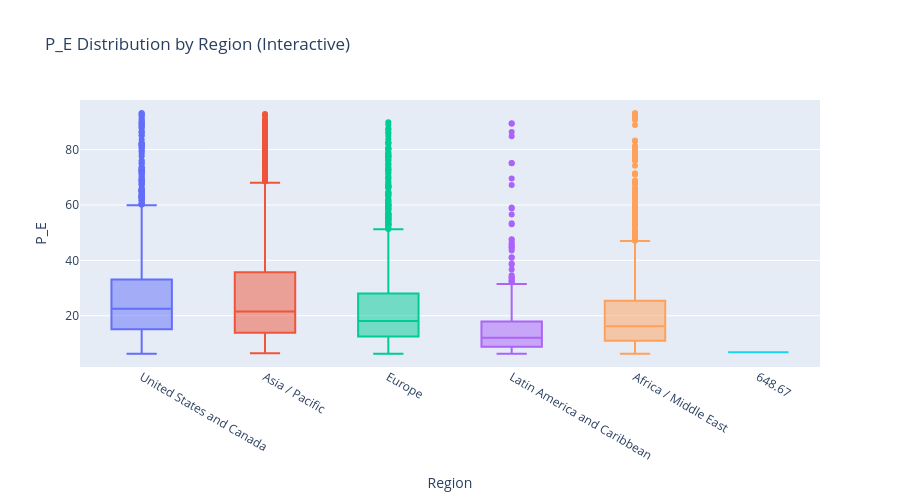

Notebook source saved alongside this figure:
### Code cell
# Interactive box plot: Valuation metrics by region
if HAVE_PLOTLY and 'region' in all_stocks.columns:
    box_metric = 'p_e' if 'p_e' in all_stocks.columns else 'last_price'
    box_data = all_stocks[[box_metric, 'region']].dropna()

    # Filter outliers
    box_data = box_data[box_data[box_metric].between(
            box_data[box_metric].quantile(0.05),
            box_data[box_metric].quantile(0.95)
            )]

    if len(box_data) > 0:
        fig = px.box(
                box_data,
                x='region',
                y=box_metric,
                color='region',
                title=f'{box_metric.upper()} Distribution by Region (Interactive)',
                labels={box_metric: box_metric.upper(), 'region': 'Region'},
                height=500
                )
        fig.update_layout(showlegend=False)
        fig.show()

### Figure 1 — Plotly figure (JSON) as saved in the notebook; plotly's stock layout.template omitted (floating-point values rounded to 4 significant figures; data arrays with more than 128 entries replaced by an {"elided": "..."} marker saying what was removed)
{"data": [{"alignmentgroup": "True", "hovertemplate": "Region=%{x}<br>P_E=%{y}<extra></extra>", "legendgroup": "United States and Canada", "marker": {"color": "#636efa"}, "name": "United States and Canada", "notched": false, "offsetgroup": "United States and Canada", "orientation": "v", "showlegend": true, "x": {"elided": "1337 str values"}, "x0": " ", "xaxis": "x", "y": {"elided": "1337 float values"}, "y0": " ", "yaxis": "y", "type": "box"}, {"alignmentgroup": "True", "hovertemplate": "Region=%{x}<br>P_E=%{y}<extra></extra>", "legendgroup": "Asia / Pacific", "marker": {"color": "#EF553B"}, "name": "Asia / Pacific", "notched": false, "offsetgroup": "Asia / Pacific", "orientation": "v", "showlegend": true, "x": {"elided": "1645 str values"}, "x0": " ", "xaxis": "x", "y": {"elided": "1645 float values"}, "y0": " ", "yaxis": "y", "type": "box"}, {"alignmentgroup": "True", "hovertemplate": "Region=%{x}<br>P_E=%{y}<extra></extra>", "legendgroup": "Europe", "marker": {"color": "#00cc96"}, "name": "Europe", "notched": false, "offsetgroup": "Europe", "orientation": "v", "showlegend": true, "x": {"elided": "1595 str values"}, "x0": " ", "xaxis": "x", "y": {"elided": "1595 float values"}, "y0": " ", "yaxis": "y", "type": "box"}, {"alignmentgroup": "True", "hovertemplate": "Region=%{x}<br>P_E=%{y}<extra></extra>", "legendgroup": "Latin America and Caribbean", "marker": {"color": "#ab63fa"}, "name": "Latin America and Caribbean", "notched": false, "offsetgroup": "Latin America and Caribbean", "orientation": "v", "showlegend": true, "x": {"elided": "418 str values"}, "x0": " ", "xaxis": "x", "y": {"elided": "418 float values"}, "y0": " ", "yaxis": "y", "type": "box"}, {"alignmentgroup": "True", "hovertemplate": "Region=%{x}<br>P_E=%{y}<extra></extra>", "legendgroup": "Africa / Middle East", "marker": {"color": "#FFA15A"}, "name": "Africa / Middle East", "notched": false, "offsetgroup": "Africa / Middle East", "orientation": "v", "showlegend": true, "x": {"elided": "1051 str values"}, "x0": " ", "xaxis": "x", "y": {"elided": "1051 float values"}, "y0": " ", "yaxis": "y", "type": "box"}, {"alignmentgroup": "True", "hovertemplate": "Region=%{x}<br>P_E=%{y}<extra></extra>", "legendgroup": "648.67", "marker": {"color": "#19d3f3"}, "name": "648.67", "notched": false, "offsetgroup": "648.67", "orientation": "v", "showlegend": true, "x": ["648.67"], "x0": " ", "xaxis": "x", "y": [6.82], "y0": " ", "yaxis": "y", "type": "box"}], "layout": {"xaxis": {"anchor": "y", "domain": [0, 1], "title": {"text": "Region"}, "categoryorder": "array", "categoryarray": ["United States and Canada", "Asia / Pacific", "Europe", "Latin America and Caribbean", "Africa / Middle East", "648.67"]}, "yaxis": {"anchor": "x", "domain": [0, 1], "title": {"text": "P_E"}}, "legend": {"title": {"text": "Region"}, "tracegroupgap": 0}, "title": {"text": "P_E Distribution by Region (Interactive)"}, "boxmode": "overlay", "height": 500, "showlegend": false}}
